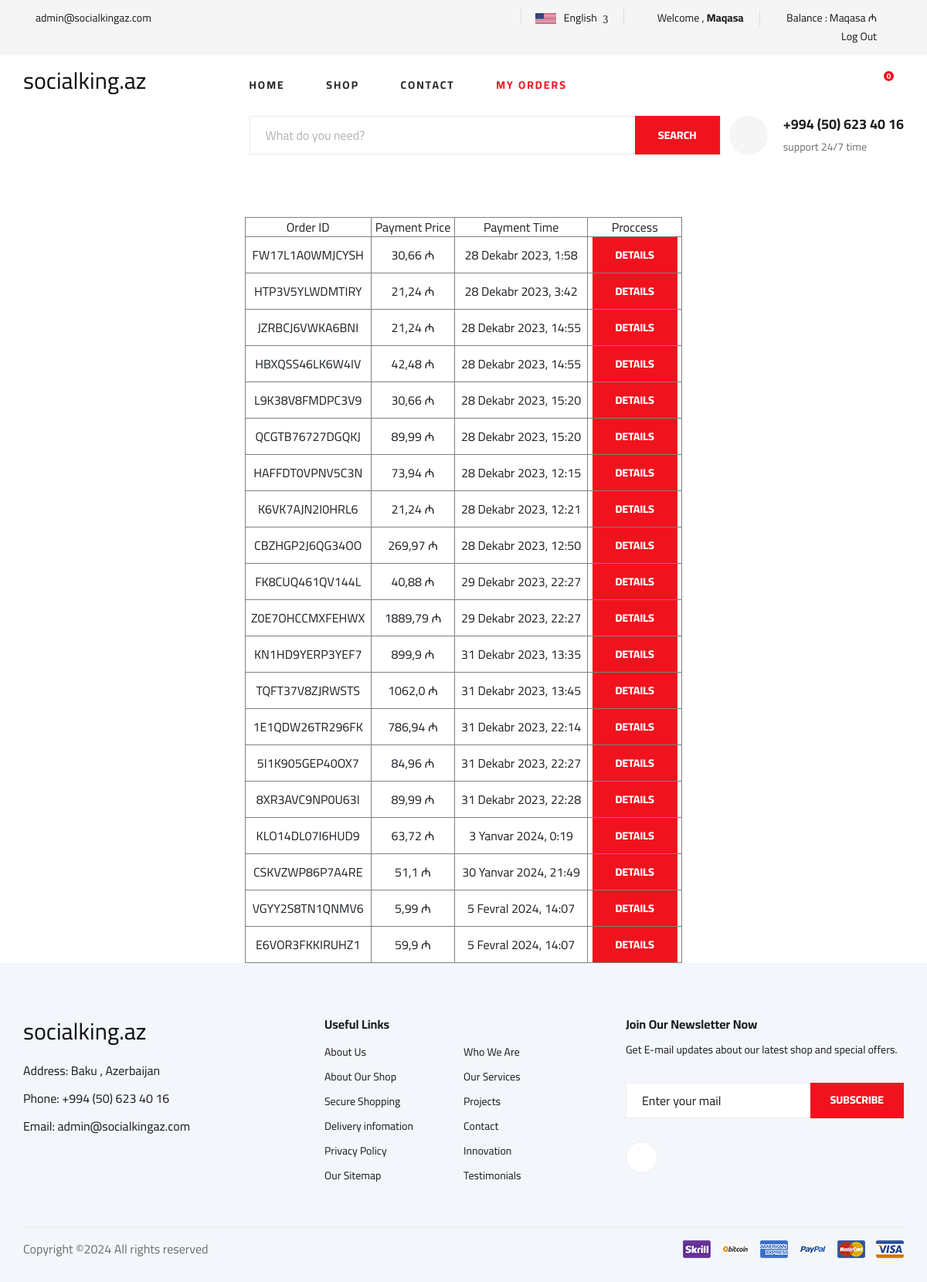
The page /orders (signed in) on the database its author committed.
### users/models.py (models this page shows)
class order(models.Model):
   product_id_and_quantities = models.JSONField(default = dict)
   order_total_payment = models.FloatField(default=0)
   order_id = models.CharField(max_length=400,default='')
   user_id = models.IntegerField()
   payment_id = models.CharField(max_length=255,default = '')
   payment_son = models.BooleanField(default=False)
   payment_date = models.DateTimeField(default=datetime.datetime.now())
   additional_notes = models.CharField(max_length=1500,default='')
   admin_delivery = models.CharField(max_length=4000,default='Waiting')
   admin_delivery_status = models.BooleanField(default=False)

### users/views.py (the view)
# urls.py: path('orders',views.userorders,name='orders'),
def userorders(request):
 if request.session.get('userID'):
    userOrders = order.objects.all().filter(user_id=request.session['userID']).values()
    if shoppingcart.objects.all().filter(user_id=request.session.get('userID')):
        bas = len(shoppingcart.objects.get(user_id=request.session.get('userID')).product_id_and_quantities)
    else:
        bas = 0
    context = {
        'userorders':userOrders,
        'basket':bas
    }
    return render(request,'orders.html',context)
 else:
    return redirect('login')

### users/templates/orders.html (shortened to what this page needs)
<!DOCTYPE html>
<html lang="en">
<head>
    <link rel="stylesheet" href="../static/css/bootstrap.min.css" type="text/css">
    <link rel="stylesheet" href="../static/css/font-awesome.min.css" type="text/css">
    <link rel="stylesheet" href="../static/css/elegant-icons.css" type="text/css">
    <link rel="stylesheet" href="../static/css/nice-select.css" type="text/css">
    <link rel="stylesheet" href="../static/css/jquery-ui.min.css" type="text/css">
    <link rel="stylesheet" href="../static/css/owl.carousel.min.css" type="text/css">
    <link rel="stylesheet" href="../static/css/slicknav.min.css" type="text/css">
    <link rel="stylesheet" href="../static/css/style.css" type="text/css">
</head>
<body>
    <header class="header">
        <div class="header__top">
            <div class="container">
                <div class="row">
                    <div class="col-lg-6 col-md-6">
                        <div class="header__top__left">
                            <ul>
                                <li><i class="fa fa-envelope"></i>admin@socialkingaz.com</li>
                            </ul>
                        </div>
                    </div>
                    <div class="col-lg-6 col-md-6">
                        <div class="header__top__right">
                            <div class="header__top__right__social">
                                <a href="https://instagram.com/socialkingaz"><i class="fa fa-instagram"></i></a>
                            </div>
                            <div class="header__top__right__language">
                                <img src="../static/img/language.png" alt="">
                                <div>English</div>
                                <span class="arrow_carrot-down"></span>
                            </div>
                            {%if request.session.userID%}
            <div class="header__top__right__auth">
                <a href="{%url 'profile'%}"><i class="fa fa-user"></i> Welcome , <b>{{request.session.userName}}</b>   </a>
            </div>
            <div class="header__top__right__auth">
                <a href="{%url 'addbalance'%}"><i class="fa fa-money"></i><span>Balance : {{request.session.userBalance}} &#x20BC;</span></a>
            </div>
            <div class="header__top__right__auth">
                <a href="{%url 'logout'%}" > <i class="fa fa-arrow-circle-left"></i>       Log Out</a>
            </div>
            {%endif%}
                        </div>
                    </div>
                </div>
            </div>
        </div>
        <div class="container">
            <div class="row">
                <div class="col-lg-3">
                    <div class="header__logo">
                        <a href="{%url 'index'%}"><h3>socialking.az</h3></a>
                    </div>
                </div>
                <div class="col-lg-6">
                    <nav class="header__menu">
                        <ul>
                            <li ><a href="{%url 'index'%}">Home</a></li>
                            <li><a href="{%url 'shop'%}">Shop</a></li>
                            <li><a href="{%url 'contact'%}">Contact</a></li>
                            {%if request.session.userID%}
                            <li class="active"><a href="{%url 'orders'%}">My Orders</a></li>
                            {%endif%}
                        </ul>
                    </nav>
                </div>
                <div class="col-lg-3">
                    <div class="header__cart">
                        <ul>
                            <li><a href="{%url 'shoppingcart'%}"><i class="fa fa-shopping-bag"></i> <span>{{basket}}</span></a></li>
                        </ul>
                    </div>
                </div>
            </div>
        </div>
    </header>
    <section class="hero">
        <div class="container">
            <div class="row">
                <div class="col-lg-3">
                </div>
                <div class="col-lg-9">
                    <div class="hero__search">
                        <div class="hero__search__form">
                            <form action="#">
                                <input type="text" placeholder="What do you need?">
                                <button type="submit" class="site-btn">SEARCH</button>
                            </form>
                        </div>
                        <div class="hero__search__phone">
                            <div class="hero__search__phone__icon">
                                <i class="fa fa-phone"></i>
                            </div>
                            <div class="hero__search__phone__text">
                                <h5>+994 (50) 623 40 16</h5>
                                <span>support 24/7 time</span>
                            </div>
                        </div>
                    </div>
                </div>
            </div>
        </div>
    </section>
    <div class="orders" >
        <div class="orderdetails">
            <table  border="1" style="border-collapse: collapse;width:15cm;margin:auto;row-gap:20px">
                <thead>
                    <td>Order ID</td>
                    <td>Payment Price</td>
                    <td>Payment Time</td>
                    <td>Proccess</td>
                </thead>
                <tbody>
                    {%if userorders%}
                    <form  method="post">{%csrf_token%}
                    {%for order in userorders%}
                    <tr>
                        <td>{{order.order_id}}</td>
                        <td>{{order.order_total_payment}} &#x20BC;</td>
                        <td>{{order.payment_date}}</td>
                        <td><a type="submit" href="order/{{order.order_id}}"  class="site-btn">Details</a></td>
                    </tr>
                    {%endfor%}
                  </form>
                    {%else%}
                    <p style="font-weight: bold;">You don't have any order!</p>
                    {%endif%}
                </tbody>
            </table>
        </div>
    </div>
    <footer class="footer spad">
        <div class="container">
            <div class="row">
                <div class="col-lg-3 col-md-6 col-sm-6">
                    <div class="footer__about">
                        <div class="footer__about__logo">
                            <a href="{%url 'index'%}"><h3>socialking.az</h3></a>
                        </div>
                        <ul>
                            <li>Address: Baku , Azerbaijan</li>
                            <li>Phone: +994 (50) 623 40 16</li>
                            <li>Email: admin@socialkingaz.com</li>
                        </ul>
                    </div>
                </div>
                <div class="col-lg-4 col-md-6 col-sm-6 offset-lg-1">
                    <div class="footer__widget">
                        <h6>Useful Links</h6>
                        <ul>
                            <li><a href="#">About Us</a></li>
                            <li><a href="#">About Our Shop</a></li>
                            <li><a href="#">Secure Shopping</a></li>
                            <li><a href="#">Delivery infomation</a></li>
                            <li><a href="#">Privacy Policy</a></li>
                            <li><a href="#">Our Sitemap</a></li>
                        </ul>
                        <ul>
                            <li><a href="#">Who We Are</a></li>
                            <li><a href="#">Our Services</a></li>
                            <li><a href="#">Projects</a></li>
                            <li><a href="#">Contact</a></li>
                            <li><a href="#">Innovation</a></li>
                            <li><a href="#">Testimonials</a></li>
                        </ul>
                    </div>
                </div>
                <div class="col-lg-4 col-md-12">
                    <div class="footer__widget">
                        <h6>Join Our Newsletter Now</h6>
                        <p>Get E-mail updates about our latest shop and special offers.</p>
                        <form action="#">
                            <input type="text" placeholder="Enter your mail">
                            <button type="submit" class="site-btn">Subscribe</button>
                        </form>
                        <div class="footer__widget__social">
                            <a href="https://instagram.com/socialkingaz"><i class="fa fa-instagram"></i></a>
                        </div>
                    </div>
                </div>
            </div>
            <div class="row">
                <div class="col-lg-12">
                    <div class="footer__copyright">
                        <div class="footer__copyright__text"><p>
  Copyright &copy;<script>document.write(new Date().getFullYear());</script> All rights reserved
  </p></div>
                        <div class="footer__copyright__payment"><img src="../static/img/payment-item.png" alt=""></div>
                    </div>
                </div>
            </div>
        </div>
    </footer>
</body>
</html>

### users/templates/orders.html (style rules this page uses)
* { margin: 0; padding: 0; }
.orderdetails { margin: auto; width: 100%; overflow-x: hidden; }
.orderdetails th, td { text-align: center; }
.orderdetails table { border: 1; }
table { width: 100%; border-collapse: collapse; margin-top: 20px; }

### rows shown on the page
order: order_id "FW17L1A0WMJCYSH", order_total_payment "30,66", payment_date "28 Dekabr 2023, 1:58"
order: order_id "HTP3V5YLWDMTIRY", order_total_payment "21,24", payment_date "28 Dekabr 2023, 3:42"
order: order_id "JZRBCJ6VWKA6BNI", order_total_payment "21,24", payment_date "28 Dekabr 2023, 14:55"
order: order_id "HBXQSS46LK6W4IV", order_total_payment "42,48", payment_date "28 Dekabr 2023, 14:55"
order: order_id "L9K38V8FMDPC3V9", order_total_payment "30,66", payment_date "28 Dekabr 2023, 15:20"
order: order_id "QCGTB76727DGQKJ", order_total_payment "89,99", payment_date "28 Dekabr 2023, 15:20"
order: order_id "HAFFDT0VPNV5C3N", order_total_payment "73,94", payment_date "28 Dekabr 2023, 12:15"
order: order_id "K6VK7AJN2I0HRL6", order_total_payment "21,24", payment_date "28 Dekabr 2023, 12:21"
order: order_id "CBZHGP2J6QG34OO", order_total_payment "269,97", payment_date "28 Dekabr 2023, 12:50"
order: order_id "FK8CUQ461QV144L", order_total_payment "40,88", payment_date "29 Dekabr 2023, 22:27"
order: order_id "Z0E7OHCCMXFEHWX", order_total_payment "1889,79", payment_date "29 Dekabr 2023, 22:27"
order: order_id "KN1HD9YERP3YEF7", order_total_payment "899,9", payment_date "31 Dekabr 2023, 13:35"
order: order_id "TQFT37V8ZJRWSTS", order_total_payment "1062,0", payment_date "31 Dekabr 2023, 13:45"
order: order_id "1E1QDW26TR296FK", order_total_payment "786,94", payment_date "31 Dekabr 2023, 22:14"
order: order_id "5I1K905GEP40OX7", order_total_payment "84,96", payment_date "31 Dekabr 2023, 22:27"
order: order_id "8XR3AVC9NP0U63I", order_total_payment "89,99", payment_date "31 Dekabr 2023, 22:28"
order: order_id "KLO14DL07I6HUD9", order_total_payment "63,72", payment_date "3 Yanvar 2024, 0:19"
order: order_id "CSKVZWP86P7A4RE", order_total_payment "51,1", payment_date "30 Yanvar 2024, 21:49"
order: order_id "VGYY2S8TN1QNMV6", order_total_payment "5,99", payment_date "5 Fevral 2024, 14:07"
order: order_id "E6VOR3FKKIRUHZ1", order_total_payment "59,9", payment_date "5 Fevral 2024, 14:07"

### other values the page prints
{{ request.session.userName }} "Maqasa"
{{ request.session.userBalance }} "Maqasa"
{{ basket }} "0"
